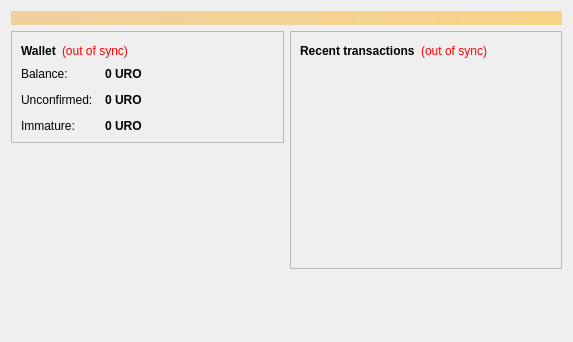
<?xml version="1.0" encoding="UTF-8"?>
<ui version="4.0">
 <class>OverviewPage</class>
 <widget class="QWidget" name="OverviewPage">
  <property name="geometry">
   <rect>
    <x>0</x>
    <y>0</y>
    <width>573</width>
    <height>342</height>
   </rect>
  </property>
  <property name="windowTitle">
   <string>Form</string>
  </property>
  <layout class="QVBoxLayout" name="topLayout">
   <item>
    <widget class="QLabel" name="labelAlerts">
     <property name="visible">
      <bool>false</bool>
     </property>
     <property name="styleSheet">
      <string notr="true">background-color: qlineargradient(x1: 0, y1: 0, x2: 1, y2: 0, stop:0 #F0D0A0, stop:1 #F8D488); color:#000000;</string>
     </property>
     <property name="wordWrap">
      <bool>true</bool>
     </property>
     <property name="margin">
      <number>3</number>
     </property>
    </widget>
   </item>
   <item>
    <layout class="QHBoxLayout" name="horizontalLayout" stretch="1,1">
     <item>
      <layout class="QVBoxLayout" name="verticalLayout_2">
       <item>
        <widget class="QFrame" name="frame">
         <property name="frameShape">
          <enum>QFrame::StyledPanel</enum>
         </property>
         <property name="frameShadow">
          <enum>QFrame::Raised</enum>
         </property>
         <layout class="QVBoxLayout" name="verticalLayout_4">
          <item>
           <layout class="QHBoxLayout" name="horizontalLayout_4">
            <item>
             <widget class="QLabel" name="label_5">
              <property name="font">
               <font>
                <weight>75</weight>
                <bold>true</bold>
               </font>
              </property>
              <property name="text">
               <string>Wallet</string>
              </property>
             </widget>
            </item>
            <item>
             <widget class="QLabel" name="labelWalletStatus">
              <property name="toolTip">
               <string>The displayed information may be out of date. Your wallet automatically synchronizes with the Uro network after a connection is established, but this process has not completed yet.</string>
              </property>
              <property name="styleSheet">
               <string notr="true">QLabel { color: red; }</string>
              </property>
              <property name="text">
               <string notr="true">(out of sync)</string>
              </property>
              <property name="alignment">
               <set>Qt::AlignLeading|Qt::AlignLeft|Qt::AlignVCenter</set>
              </property>
             </widget>
            </item>
            <item>
             <spacer name="horizontalSpacer_2">
              <property name="orientation">
               <enum>Qt::Horizontal</enum>
              </property>
              <property name="sizeHint" stdset="0">
               <size>
                <width>40</width>
                <height>20</height>
               </size>
              </property>
             </spacer>
            </item>
           </layout>
          </item>
          <item>
           <layout class="QFormLayout" name="formLayout_2">
            <property name="fieldGrowthPolicy">
             <enum>QFormLayout::AllNonFixedFieldsGrow</enum>
            </property>
            <property name="horizontalSpacing">
             <number>12</number>
            </property>
            <property name="verticalSpacing">
             <number>12</number>
            </property>
            <item row="0" column="0">
             <widget class="QLabel" name="label">
              <property name="text">
               <string>Balance:</string>
              </property>
             </widget>
            </item>
            <item row="0" column="1">
             <widget class="QLabel" name="labelBalance">
              <property name="font">
               <font>
                <weight>75</weight>
                <bold>true</bold>
               </font>
              </property>
              <property name="cursor">
               <cursorShape>IBeamCursor</cursorShape>
              </property>
              <property name="toolTip">
               <string>Your current balance</string>
              </property>
              <property name="text">
               <string notr="true">0 URO</string>
              </property>
              <property name="textInteractionFlags">
               <set>Qt::LinksAccessibleByMouse|Qt::TextSelectableByKeyboard|Qt::TextSelectableByMouse</set>
              </property>
             </widget>
            </item>
            <item row="1" column="0">
             <widget class="QLabel" name="label_3">
              <property name="text">
               <string>Unconfirmed:</string>
              </property>
             </widget>
            </item>
            <item row="1" column="1">
             <widget class="QLabel" name="labelUnconfirmed">
              <property name="font">
               <font>
                <weight>75</weight>
                <bold>true</bold>
               </font>
              </property>
              <property name="cursor">
               <cursorShape>IBeamCursor</cursorShape>
              </property>
              <property name="toolTip">
               <string>Total of transactions that have yet to be confirmed, and do not yet count toward the current balance</string>
              </property>
              <property name="text">
               <string notr="true">0 URO</string>
              </property>
              <property name="textInteractionFlags">
               <set>Qt::LinksAccessibleByMouse|Qt::TextSelectableByKeyboard|Qt::TextSelectableByMouse</set>
              </property>
             </widget>
            </item>
            <item row="2" column="0">
             <widget class="QLabel" name="labelImmatureText">
              <property name="text">
               <string>Immature:</string>
              </property>
             </widget>
            </item>
            <item row="2" column="1">
             <widget class="QLabel" name="labelImmature">
              <property name="font">
               <font>
                <weight>75</weight>
                <bold>true</bold>
               </font>
              </property>
              <property name="toolTip">
               <string>Mined balance that has not yet matured</string>
              </property>
              <property name="text">
               <string notr="true">0 URO</string>
              </property>
              <property name="textInteractionFlags">
               <set>Qt::LinksAccessibleByMouse|Qt::TextSelectableByKeyboard|Qt::TextSelectableByMouse</set>
              </property>
             </widget>
            </item>
           </layout>
          </item>
         </layout>
        </widget>
       </item>
       <item>
        <spacer name="verticalSpacer">
         <property name="orientation">
          <enum>Qt::Vertical</enum>
         </property>
         <property name="sizeHint" stdset="0">
          <size>
           <width>20</width>
           <height>40</height>
          </size>
         </property>
        </spacer>
       </item>
       <item>
        <widget class="QLabel" name="label_wallet_bgcoin">
         <property name="text">
          <string/>
         </property>
         <property name="pixmap">
          <pixmap resource="../bitcoin.qrc">:/icons/bitcoin</pixmap>
         </property>
         <property name="scaledContents">
          <bool>false</bool>
         </property>
         <property name="alignment">
          <set>Qt::AlignCenter</set>
         </property>
         <property name="margin">
          <number>-2</number>
         </property>
        </widget>
       </item>
      </layout>
     </item>
     <item>
      <layout class="QVBoxLayout" name="verticalLayout_3">
       <item>
        <widget class="QFrame" name="frame_2">
         <property name="frameShape">
          <enum>QFrame::StyledPanel</enum>
         </property>
         <property name="frameShadow">
          <enum>QFrame::Raised</enum>
         </property>
         <layout class="QVBoxLayout" name="verticalLayout">
          <item>
           <layout class="QHBoxLayout" name="horizontalLayout_2">
            <item>
             <widget class="QLabel" name="label_4">
              <property name="text">
               <string>&lt;b&gt;Recent transactions&lt;/b&gt;</string>
              </property>
             </widget>
            </item>
            <item>
             <widget class="QLabel" name="labelTransactionsStatus">
              <property name="toolTip">
               <string>The displayed information may be out of date. Your wallet automatically synchronizes with the Uro network after a connection is established, but this process has not completed yet.</string>
              </property>
              <property name="styleSheet">
               <string notr="true">QLabel { color: red; }</string>
              </property>
              <property name="text">
               <string notr="true">(out of sync)</string>
              </property>
              <property name="alignment">
               <set>Qt::AlignRight|Qt::AlignTrailing|Qt::AlignVCenter</set>
              </property>
             </widget>
            </item>
            <item>
             <spacer name="horizontalSpacer">
              <property name="orientation">
               <enum>Qt::Horizontal</enum>
              </property>
              <property name="sizeHint" stdset="0">
               <size>
                <width>40</width>
                <height>20</height>
               </size>
              </property>
             </spacer>
            </item>
           </layout>
          </item>
          <item>
           <widget class="QListView" name="listTransactions">
            <property name="styleSheet">
             <string notr="true">QListView { background: transparent; }</string>
            </property>
            <property name="frameShape">
             <enum>QFrame::NoFrame</enum>
            </property>
            <property name="verticalScrollBarPolicy">
             <enum>Qt::ScrollBarAlwaysOff</enum>
            </property>
            <property name="horizontalScrollBarPolicy">
             <enum>Qt::ScrollBarAlwaysOff</enum>
            </property>
            <property name="selectionMode">
             <enum>QAbstractItemView::NoSelection</enum>
            </property>
           </widget>
          </item>
         </layout>
        </widget>
       </item>
       <item>
        <spacer name="verticalSpacer_2">
         <property name="orientation">
          <enum>Qt::Vertical</enum>
         </property>
         <property name="sizeHint" stdset="0">
          <size>
           <width>20</width>
           <height>40</height>
          </size>
         </property>
        </spacer>
       </item>
      </layout>
     </item>
    </layout>
   </item>
  </layout>
 </widget>
 <resources/>
 <connections/>
</ui>
